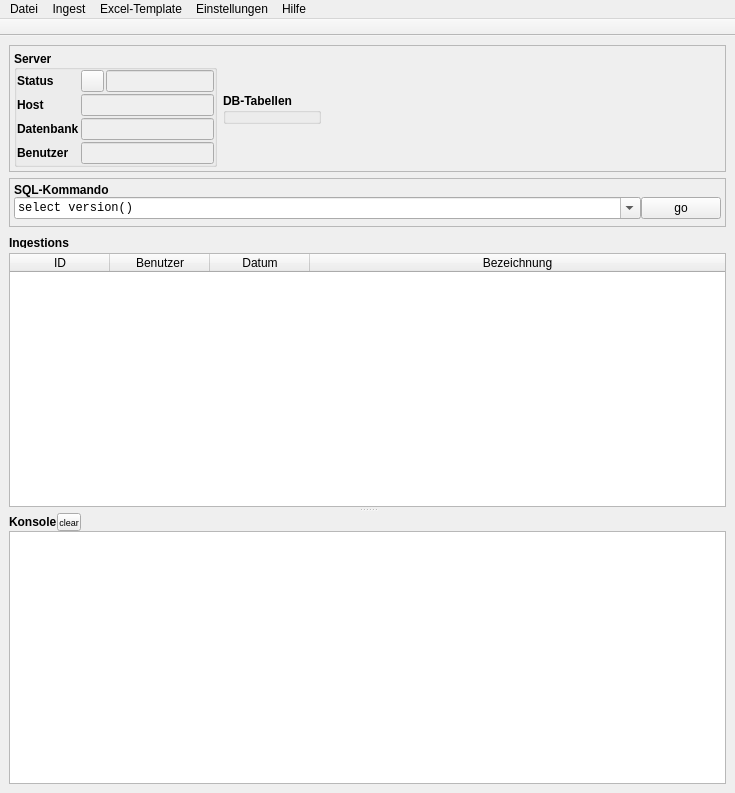
<?xml version="1.0" encoding="UTF-8"?>
<ui version="4.0">
 <class>MainWindow</class>
 <widget class="QMainWindow" name="MainWindow">
  <property name="geometry">
   <rect>
    <x>0</x>
    <y>0</y>
    <width>735</width>
    <height>793</height>
   </rect>
  </property>
  <property name="minimumSize">
   <size>
    <width>0</width>
    <height>0</height>
   </size>
  </property>
  <property name="windowTitle">
   <string>Ingestor</string>
  </property>
  <property name="animated">
   <bool>false</bool>
  </property>
  <property name="console" stdset="0">
   <string/>
  </property>
  <widget class="QWidget" name="centralwidget">
   <layout class="QVBoxLayout" name="verticalLayout">
    <item>
     <widget class="QFrame" name="frameStatus">
      <property name="enabled">
       <bool>true</bool>
      </property>
      <property name="layoutDirection">
       <enum>Qt::LeftToRight</enum>
      </property>
      <property name="frameShape">
       <enum>QFrame::StyledPanel</enum>
      </property>
      <property name="frameShadow">
       <enum>QFrame::Plain</enum>
      </property>
      <layout class="QHBoxLayout" name="horizontalLayout">
       <property name="margin">
        <number>4</number>
       </property>
       <item>
        <widget class="QGroupBox" name="groupBox_2">
         <property name="enabled">
          <bool>true</bool>
         </property>
         <property name="sizePolicy">
          <sizepolicy hsizetype="Fixed" vsizetype="Fixed">
           <horstretch>0</horstretch>
           <verstretch>0</verstretch>
          </sizepolicy>
         </property>
         <property name="font">
          <font>
           <pointsize>9</pointsize>
           <weight>75</weight>
           <bold>true</bold>
           <kerning>true</kerning>
          </font>
         </property>
         <property name="styleSheet">
          <string notr="true"/>
         </property>
         <property name="title">
          <string>Server</string>
         </property>
         <property name="alignment">
          <set>Qt::AlignLeading|Qt::AlignLeft|Qt::AlignVCenter</set>
         </property>
         <property name="flat">
          <bool>false</bool>
         </property>
         <property name="checkable">
          <bool>false</bool>
         </property>
         <layout class="QGridLayout" name="gridLayout_3">
          <property name="margin">
           <number>0</number>
          </property>
          <property name="spacing">
           <number>2</number>
          </property>
          <item row="0" column="0">
           <widget class="QLabel" name="label_6">
            <property name="font">
             <font>
              <pointsize>9</pointsize>
             </font>
            </property>
            <property name="text">
             <string>Status</string>
            </property>
            <property name="toolTipDuration" stdset="0">
             <number>4</number>
            </property>
           </widget>
          </item>
          <item row="0" column="1">
           <widget class="QToolButton" name="buttonConnectionToggle">
            <property name="enabled">
             <bool>true</bool>
            </property>
            <property name="sizePolicy">
             <sizepolicy hsizetype="Minimum" vsizetype="Preferred">
              <horstretch>0</horstretch>
              <verstretch>0</verstretch>
             </sizepolicy>
            </property>
            <property name="minimumSize">
             <size>
              <width>23</width>
              <height>0</height>
             </size>
            </property>
            <property name="font">
             <font>
              <family>Monospace</family>
              <italic>false</italic>
             </font>
            </property>
            <property name="toolTip">
             <string>&lt;html&gt;&lt;head/&gt;&lt;body&gt;&lt;p&gt;Verbindung mit Server herstellen/trennen&lt;/p&gt;&lt;/body&gt;&lt;/html&gt;</string>
            </property>
            <property name="text">
             <string/>
            </property>
            <property name="iconSize">
             <size>
              <width>10</width>
              <height>10</height>
             </size>
            </property>
            <property name="autoRaise">
             <bool>false</bool>
            </property>
            <property name="arrowType">
             <enum>Qt::NoArrow</enum>
            </property>
           </widget>
          </item>
          <item row="0" column="2">
           <widget class="QLineEdit" name="infoTextDbConnect">
            <property name="enabled">
             <bool>false</bool>
            </property>
            <property name="sizePolicy">
             <sizepolicy hsizetype="Preferred" vsizetype="Preferred">
              <horstretch>0</horstretch>
              <verstretch>0</verstretch>
             </sizepolicy>
            </property>
            <property name="font">
             <font>
              <weight>50</weight>
              <bold>false</bold>
             </font>
            </property>
            <property name="text">
             <string/>
            </property>
            <property name="frame">
             <bool>true</bool>
            </property>
            <property name="readOnly">
             <bool>true</bool>
            </property>
           </widget>
          </item>
          <item row="1" column="0">
           <widget class="QLabel" name="label_7">
            <property name="font">
             <font>
              <pointsize>9</pointsize>
             </font>
            </property>
            <property name="text">
             <string>Host</string>
            </property>
           </widget>
          </item>
          <item row="1" column="1" colspan="2">
           <widget class="QLineEdit" name="infoTextDbHost">
            <property name="enabled">
             <bool>false</bool>
            </property>
            <property name="font">
             <font>
              <weight>50</weight>
              <bold>false</bold>
             </font>
            </property>
            <property name="readOnly">
             <bool>true</bool>
            </property>
           </widget>
          </item>
          <item row="2" column="0">
           <widget class="QLabel" name="label_8">
            <property name="font">
             <font>
              <pointsize>9</pointsize>
             </font>
            </property>
            <property name="text">
             <string>Datenbank</string>
            </property>
           </widget>
          </item>
          <item row="2" column="1" colspan="2">
           <widget class="QLineEdit" name="infoTextDbNameSchema">
            <property name="enabled">
             <bool>false</bool>
            </property>
            <property name="font">
             <font>
              <weight>50</weight>
              <bold>false</bold>
             </font>
            </property>
            <property name="readOnly">
             <bool>true</bool>
            </property>
           </widget>
          </item>
          <item row="3" column="0">
           <widget class="QLabel" name="label_9">
            <property name="font">
             <font>
              <pointsize>9</pointsize>
             </font>
            </property>
            <property name="text">
             <string>Benutzer</string>
            </property>
           </widget>
          </item>
          <item row="3" column="1" colspan="2">
           <widget class="QLineEdit" name="infoTextDbUser">
            <property name="enabled">
             <bool>false</bool>
            </property>
            <property name="font">
             <font>
              <weight>50</weight>
              <bold>false</bold>
             </font>
            </property>
            <property name="readOnly">
             <bool>true</bool>
            </property>
           </widget>
          </item>
         </layout>
        </widget>
       </item>
       <item>
        <widget class="QGroupBox" name="groupboxDBStatus">
         <property name="sizePolicy">
          <sizepolicy hsizetype="Fixed" vsizetype="Fixed">
           <horstretch>0</horstretch>
           <verstretch>0</verstretch>
          </sizepolicy>
         </property>
         <property name="font">
          <font>
           <pointsize>9</pointsize>
           <weight>75</weight>
           <bold>true</bold>
          </font>
         </property>
         <property name="title">
          <string>DB-Tabellen</string>
         </property>
         <property name="toolTipDuration" stdset="0">
          <number>-13</number>
         </property>
        </widget>
       </item>
       <item>
        <spacer name="horizontalSpacer">
         <property name="orientation">
          <enum>Qt::Horizontal</enum>
         </property>
         <property name="sizeHint" stdset="0">
          <size>
           <width>40</width>
           <height>20</height>
          </size>
         </property>
        </spacer>
       </item>
      </layout>
     </widget>
    </item>
    <item>
     <widget class="QFrame" name="sql_commando">
      <property name="frameShape">
       <enum>QFrame::StyledPanel</enum>
      </property>
      <property name="frameShadow">
       <enum>QFrame::Raised</enum>
      </property>
      <layout class="QVBoxLayout" name="verticalLayout_4">
       <property name="spacing">
        <number>0</number>
       </property>
       <property name="leftMargin">
        <number>4</number>
       </property>
       <property name="topMargin">
        <number>4</number>
       </property>
       <property name="rightMargin">
        <number>4</number>
       </property>
       <property name="bottomMargin">
        <number>7</number>
       </property>
       <item>
        <widget class="QLabel" name="label">
         <property name="font">
          <font>
           <pointsize>9</pointsize>
           <weight>75</weight>
           <bold>true</bold>
          </font>
         </property>
         <property name="text">
          <string>SQL-Kommando</string>
         </property>
        </widget>
       </item>
       <item>
        <layout class="QHBoxLayout" name="_2">
         <property name="spacing">
          <number>0</number>
         </property>
         <item>
          <widget class="QComboBox" name="lineSqlCmd">
           <property name="sizePolicy">
            <sizepolicy hsizetype="Preferred" vsizetype="Fixed">
             <horstretch>0</horstretch>
             <verstretch>0</verstretch>
            </sizepolicy>
           </property>
           <property name="font">
            <font>
             <family>Monospace</family>
             <pointsize>9</pointsize>
             <weight>50</weight>
             <bold>false</bold>
            </font>
           </property>
           <property name="editable">
            <bool>true</bool>
           </property>
           <property name="frame">
            <bool>true</bool>
           </property>
           <item>
            <property name="text">
             <string>select version()</string>
            </property>
           </item>
          </widget>
         </item>
         <item>
          <widget class="QPushButton" name="buttonSqlCmd">
           <property name="sizePolicy">
            <sizepolicy hsizetype="Maximum" vsizetype="Fixed">
             <horstretch>0</horstretch>
             <verstretch>0</verstretch>
            </sizepolicy>
           </property>
           <property name="font">
            <font>
             <pointsize>9</pointsize>
            </font>
           </property>
           <property name="toolTip">
            <string>&lt;html&gt;&lt;head/&gt;&lt;body&gt;&lt;p&gt;Führe einen SQL-Befehl aus. Es werden keine Datenveränderungen vorgenommen.&lt;/p&gt;&lt;/body&gt;&lt;/html&gt;</string>
           </property>
           <property name="text">
            <string>go</string>
           </property>
           <property name="iconSize">
            <size>
             <width>16</width>
             <height>16</height>
            </size>
           </property>
          </widget>
         </item>
        </layout>
       </item>
      </layout>
     </widget>
    </item>
    <item>
     <widget class="QFrame" name="frame">
      <property name="frameShape">
       <enum>QFrame::NoFrame</enum>
      </property>
      <property name="frameShadow">
       <enum>QFrame::Plain</enum>
      </property>
      <layout class="QVBoxLayout" name="verticalLayout_5">
       <property name="spacing">
        <number>0</number>
       </property>
       <property name="margin">
        <number>0</number>
       </property>
       <item>
        <widget class="QSplitter" name="splitter">
         <property name="orientation">
          <enum>Qt::Vertical</enum>
         </property>
         <property name="opaqueResize">
          <bool>true</bool>
         </property>
         <property name="handleWidth">
          <number>6</number>
         </property>
         <widget class="QFrame" name="frameMitte">
          <property name="frameShape">
           <enum>QFrame::NoFrame</enum>
          </property>
          <property name="frameShadow">
           <enum>QFrame::Plain</enum>
          </property>
          <property name="lineWidth">
           <number>0</number>
          </property>
          <layout class="QHBoxLayout" name="horizontalLayout_3">
           <property name="spacing">
            <number>0</number>
           </property>
           <property name="margin">
            <number>0</number>
           </property>
           <item>
            <layout class="QVBoxLayout" name="verticalLayout_3">
             <property name="spacing">
              <number>0</number>
             </property>
             <item>
              <layout class="QHBoxLayout" name="horizontalLayout_2">
               <property name="spacing">
                <number>0</number>
               </property>
               <item>
                <widget class="QLabel" name="label_2">
                 <property name="enabled">
                  <bool>true</bool>
                 </property>
                 <property name="minimumSize">
                  <size>
                   <width>0</width>
                   <height>0</height>
                  </size>
                 </property>
                 <property name="maximumSize">
                  <size>
                   <width>16777215</width>
                   <height>10</height>
                  </size>
                 </property>
                 <property name="font">
                  <font>
                   <pointsize>9</pointsize>
                   <weight>75</weight>
                   <bold>true</bold>
                  </font>
                 </property>
                 <property name="text">
                  <string>Ingestions</string>
                 </property>
                 <property name="textFormat">
                  <enum>Qt::PlainText</enum>
                 </property>
                </widget>
               </item>
               <item>
                <spacer name="horizontalSpacer_3">
                 <property name="orientation">
                  <enum>Qt::Horizontal</enum>
                 </property>
                 <property name="sizeHint" stdset="0">
                  <size>
                   <width>40</width>
                   <height>20</height>
                  </size>
                 </property>
                </spacer>
               </item>
              </layout>
             </item>
             <item>
              <widget class="QTableWidget" name="tableIngest">
               <property name="font">
                <font>
                 <pointsize>9</pointsize>
                 <weight>50</weight>
                 <bold>false</bold>
                </font>
               </property>
               <property name="autoScroll">
                <bool>true</bool>
               </property>
               <property name="gridStyle">
                <enum>Qt::SolidLine</enum>
               </property>
               <property name="sortingEnabled">
                <bool>true</bool>
               </property>
               <property name="wordWrap">
                <bool>false</bool>
               </property>
               <property name="cornerButtonEnabled">
                <bool>true</bool>
               </property>
               <property name="columnCount">
                <number>4</number>
               </property>
               <attribute name="horizontalHeaderVisible">
                <bool>true</bool>
               </attribute>
               <attribute name="horizontalHeaderCascadingSectionResizes">
                <bool>false</bool>
               </attribute>
               <attribute name="horizontalHeaderShowSortIndicator" stdset="0">
                <bool>true</bool>
               </attribute>
               <attribute name="horizontalHeaderStretchLastSection">
                <bool>true</bool>
               </attribute>
               <attribute name="verticalHeaderVisible">
                <bool>false</bool>
               </attribute>
               <attribute name="verticalHeaderDefaultSectionSize">
                <number>20</number>
               </attribute>
               <column>
                <property name="text">
                 <string>ID</string>
                </property>
               </column>
               <column>
                <property name="text">
                 <string>Benutzer</string>
                </property>
               </column>
               <column>
                <property name="text">
                 <string>Datum</string>
                </property>
               </column>
               <column>
                <property name="text">
                 <string>Bezeichnung</string>
                </property>
               </column>
              </widget>
             </item>
            </layout>
           </item>
          </layout>
         </widget>
         <widget class="QFrame" name="frameConsole">
          <property name="frameShape">
           <enum>QFrame::NoFrame</enum>
          </property>
          <property name="frameShadow">
           <enum>QFrame::Plain</enum>
          </property>
          <property name="lineWidth">
           <number>0</number>
          </property>
          <layout class="QVBoxLayout" name="verticalLayout_2">
           <property name="spacing">
            <number>0</number>
           </property>
           <property name="margin">
            <number>0</number>
           </property>
           <item>
            <layout class="QHBoxLayout" name="horizontalLayout_4">
             <property name="spacing">
              <number>0</number>
             </property>
             <property name="bottomMargin">
              <number>0</number>
             </property>
             <item>
              <widget class="QLabel" name="label_3">
               <property name="enabled">
                <bool>true</bool>
               </property>
               <property name="minimumSize">
                <size>
                 <width>0</width>
                 <height>0</height>
                </size>
               </property>
               <property name="maximumSize">
                <size>
                 <width>16777215</width>
                 <height>10</height>
                </size>
               </property>
               <property name="font">
                <font>
                 <pointsize>9</pointsize>
                 <weight>75</weight>
                 <bold>true</bold>
                </font>
               </property>
               <property name="text">
                <string>Konsole</string>
               </property>
               <property name="textFormat">
                <enum>Qt::PlainText</enum>
               </property>
              </widget>
             </item>
             <item>
              <widget class="QToolButton" name="buttonConsoleClear">
               <property name="sizePolicy">
                <sizepolicy hsizetype="Minimum" vsizetype="Minimum">
                 <horstretch>0</horstretch>
                 <verstretch>0</verstretch>
                </sizepolicy>
               </property>
               <property name="maximumSize">
                <size>
                 <width>24</width>
                 <height>24</height>
                </size>
               </property>
               <property name="font">
                <font>
                 <pointsize>7</pointsize>
                </font>
               </property>
               <property name="toolTip">
                <string>&lt;html&gt;&lt;head/&gt;&lt;body&gt;&lt;p&gt;Konsole löschen&lt;/p&gt;&lt;/body&gt;&lt;/html&gt;</string>
               </property>
               <property name="text">
                <string>clear</string>
               </property>
               <property name="iconSize">
                <size>
                 <width>10</width>
                 <height>10</height>
                </size>
               </property>
               <property name="popupMode">
                <enum>QToolButton::DelayedPopup</enum>
               </property>
               <property name="autoRaise">
                <bool>false</bool>
               </property>
               <property name="arrowType">
                <enum>Qt::NoArrow</enum>
               </property>
              </widget>
             </item>
             <item>
              <spacer name="horizontalSpacer_4">
               <property name="orientation">
                <enum>Qt::Horizontal</enum>
               </property>
               <property name="sizeHint" stdset="0">
                <size>
                 <width>461</width>
                 <height>9</height>
                </size>
               </property>
              </spacer>
             </item>
            </layout>
           </item>
           <item>
            <widget class="QTextEdit" name="textBox">
             <property name="enabled">
              <bool>true</bool>
             </property>
             <property name="minimumSize">
              <size>
               <width>0</width>
               <height>100</height>
              </size>
             </property>
             <property name="sizeIncrement">
              <size>
               <width>0</width>
               <height>0</height>
              </size>
             </property>
             <property name="font">
              <font>
               <family>Monospace</family>
               <pointsize>8</pointsize>
               <italic>false</italic>
               <kerning>true</kerning>
              </font>
             </property>
             <property name="documentTitle">
              <string>Huhu</string>
             </property>
             <property name="lineWrapMode">
              <enum>QTextEdit::NoWrap</enum>
             </property>
            </widget>
           </item>
          </layout>
         </widget>
        </widget>
       </item>
      </layout>
     </widget>
    </item>
   </layout>
  </widget>
  <widget class="QMenuBar" name="menubar">
   <property name="geometry">
    <rect>
     <x>0</x>
     <y>0</y>
     <width>735</width>
     <height>28</height>
    </rect>
   </property>
   <property name="sizePolicy">
    <sizepolicy hsizetype="MinimumExpanding" vsizetype="Minimum">
     <horstretch>0</horstretch>
     <verstretch>0</verstretch>
    </sizepolicy>
   </property>
   <widget class="QMenu" name="menuIngest">
    <property name="title">
     <string>Datei</string>
    </property>
    <widget class="QMenu" name="menuNeuerDatensatz">
     <property name="title">
      <string>Neu</string>
     </property>
    </widget>
    <addaction name="menuNeuerDatensatz"/>
    <addaction name="actionBeenden"/>
   </widget>
   <widget class="QMenu" name="menuIngest_2">
    <property name="title">
     <string>Ingest</string>
    </property>
    <addaction name="actionNordsee"/>
    <addaction name="actionArktis"/>
    <addaction name="actionAntarktis"/>
   </widget>
   <widget class="QMenu" name="menuVorlagen">
    <property name="title">
     <string>Excel-Template</string>
    </property>
    <addaction name="actionTemplateNordsee"/>
    <addaction name="actionTemplateArktis"/>
    <addaction name="actionTemplateAntarktis"/>
   </widget>
   <widget class="QMenu" name="menuOptionen">
    <property name="title">
     <string>Einstellungen</string>
    </property>
    <addaction name="actionOptionen"/>
   </widget>
   <widget class="QMenu" name="menuHilfe">
    <property name="title">
     <string>Hilfe</string>
    </property>
    <addaction name="actionInfo"/>
   </widget>
   <addaction name="menuIngest"/>
   <addaction name="menuIngest_2"/>
   <addaction name="menuVorlagen"/>
   <addaction name="menuOptionen"/>
   <addaction name="menuHilfe"/>
  </widget>
  <widget class="QToolBar" name="toolBar">
   <property name="windowTitle">
    <string>toolBar</string>
   </property>
   <property name="movable">
    <bool>false</bool>
   </property>
   <property name="toolButtonStyle">
    <enum>Qt::ToolButtonTextUnderIcon</enum>
   </property>
   <attribute name="toolBarArea">
    <enum>TopToolBarArea</enum>
   </attribute>
   <attribute name="toolBarBreak">
    <bool>false</bool>
   </attribute>
  </widget>
  <action name="actionBeenden">
   <property name="text">
    <string>Beenden</string>
   </property>
   <property name="shortcut">
    <string>Ctrl+Q</string>
   </property>
   <property name="iconVisibleInMenu">
    <bool>false</bool>
   </property>
  </action>
  <action name="actionNordsee">
   <property name="checkable">
    <bool>false</bool>
   </property>
   <property name="text">
    <string>Ingest Nordsee</string>
   </property>
   <property name="toolTip">
    <string>Ingest von Nordseedaten</string>
   </property>
   <property name="iconVisibleInMenu">
    <bool>false</bool>
   </property>
  </action>
  <action name="actionArktis">
   <property name="text">
    <string>Ingest Arktis</string>
   </property>
   <property name="toolTip">
    <string>Ingest von Arktisdaten </string>
   </property>
   <property name="shortcut">
    <string>Ctrl+1</string>
   </property>
  </action>
  <action name="actionTemplateNordsee">
   <property name="text">
    <string>Template Nordsee</string>
   </property>
   <property name="toolTip">
    <string>Excel-Template für Nordseedaten erzeugen</string>
   </property>
  </action>
  <action name="actionTemplateArktis">
   <property name="text">
    <string>Template Arktis</string>
   </property>
   <property name="toolTip">
    <string>Excel-Template für Arktisdaten erzeugen</string>
   </property>
  </action>
  <action name="actionOptionen">
   <property name="text">
    <string>Einstellungen</string>
   </property>
   <property name="toolTip">
    <string>Einstellungen</string>
   </property>
   <property name="shortcut">
    <string>Ctrl+O</string>
   </property>
  </action>
  <action name="actionInfo">
   <property name="text">
    <string>Info</string>
   </property>
  </action>
  <action name="actionShip">
   <property name="text">
    <string>Ship</string>
   </property>
  </action>
  <action name="actionPerson">
   <property name="text">
    <string>Person</string>
   </property>
  </action>
  <action name="actionTaxon">
   <property name="text">
    <string>Taxon</string>
   </property>
   <property name="shortcut">
    <string>Ctrl+T</string>
   </property>
  </action>
  <action name="actionGear">
   <property name="text">
    <string>Gear</string>
   </property>
  </action>
  <action name="actionStatus">
   <property name="text">
    <string>Status</string>
   </property>
  </action>
  <action name="actionPositioningsystem">
   <property name="text">
    <string>Positioningsystem</string>
   </property>
  </action>
  <action name="actionDataset">
   <property name="text">
    <string>Dataset</string>
   </property>
   <property name="shortcut">
    <string>Ctrl+D</string>
   </property>
  </action>
  <action name="actionScope">
   <property name="text">
    <string>Scope</string>
   </property>
  </action>
  <action name="actionCrs">
   <property name="text">
    <string>Crs</string>
   </property>
  </action>
  <action name="actionAntarktis">
   <property name="text">
    <string>Ingest Antarktis</string>
   </property>
  </action>
  <action name="actionTemplateAntarktis">
   <property name="text">
    <string>Template Antarktis</string>
   </property>
  </action>
 </widget>
 <resources/>
 <connections/>
</ui>
